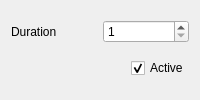
            <widget class="QWidget" name="TabPage21">
             <attribute name="title">
              <string>21</string>
             </attribute>
             <layout class="QGridLayout" name="gridLayout_26">
              <item row="0" column="0">
               <layout class="QHBoxLayout" name="horizontalLayout_49">
                <item>
                 <widget class="QLabel" name="duration21TextLabel">
                  <property name="enabled">
                   <bool>true</bool>
                  </property>
                  <property name="text">
                   <string>Duration</string>
                  </property>
                  <property name="wordWrap">
                   <bool>false</bool>
                  </property>
                 </widget>
                </item>
                <item>
                 <widget class="QSpinBox" name="duration21SpinBox">
                  <property name="enabled">
                   <bool>true</bool>
                  </property>
                  <property name="minimum">
                   <number>1</number>
                  </property>
                 </widget>
                </item>
               </layout>
              </item>
              <item row="1" column="0">
               <layout class="QHBoxLayout" name="horizontalLayout_50">
                <item>
                 <spacer name="horizontalSpacer_22">
                  <property name="orientation">
                   <enum>Qt::Horizontal</enum>
                  </property>
                  <property name="sizeHint" stdset="0">
                   <size>
                    <width>40</width>
                    <height>20</height>
                   </size>
                  </property>
                 </spacer>
                </item>
                <item>
                 <widget class="QCheckBox" name="active21CheckBox">
                  <property name="enabled">
                   <bool>true</bool>
                  </property>
                  <property name="text">
                   <string comment="It refers to a subactivity">Active</string>
                  </property>
                  <property name="checked">
                   <bool>true</bool>
                  </property>
                 </widget>
                </item>
               </layout>
              </item>
             </layout>
            </widget>
